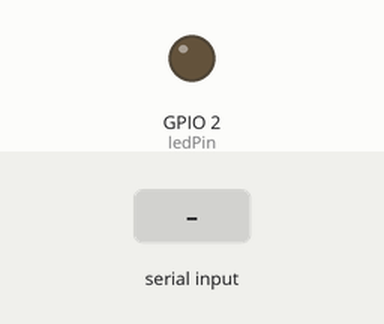
Simulated run of this sketch. Board: ESP32. Parts: output pins drawn as LEDs (lit = HIGH). Inputs (shaded band) come from the test bench. Nothing arrives over Bluetooth unless stated.

Above: at 1.2 s.
1.3 s: "1" received over the second serial link
At 2.2 s:
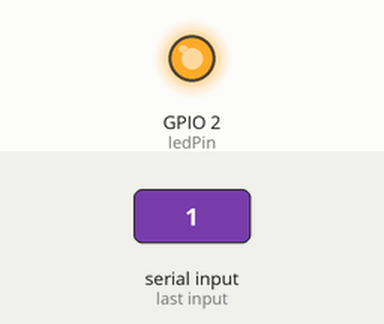
2.8 s: "0" received over the second serial link
At 3.3 s:
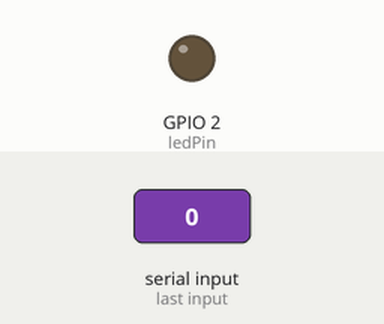
Timing chart, 0 to 5.8 s (numbered marks = the images above; inputs shaded):
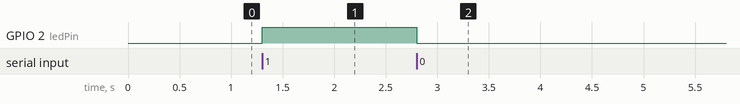

The sketch:

BTLedControl.ino
```cpp
#include "BluetoothSerial.h"

BluetoothSerial SerialBT;

const int ledPin=2;

void setup(){
  SerialBT.begin("Esp32-BT");
  pinMode(ledPin,OUTPUT);
}

void loop(){
  if(SerialBT.available()){
    char c = SerialBT.read();
    if(c=='1')
    {
      digitalWrite(ledPin,HIGH);
    }else if(c=='0')
    {
      digitalWrite(ledPin,0);
    }
  }


}
```

Measured:
- after the input at 1.3 s, GPIO 2 (ledPin): LOW → HIGH at once
- after the input at 2.8 s, GPIO 2 (ledPin): HIGH → LOW at once
